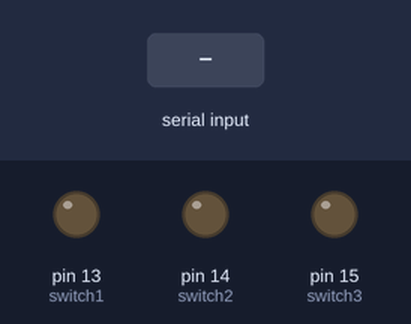
The sketch below on a simulated Arduino Uno, built with avr-gcc and run on an emulated ATmega328P. Parts: output pins drawn as LEDs (lit = HIGH). The inputs (shaded band) are chosen by the test bench.

Above: at 1.2 s.
1.3 s: byte 1 (1) received over Serial
At 2.3 s:
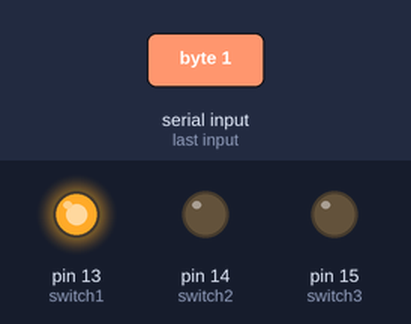
2.8 s: byte 3 (3) received over Serial
At 3.5 s:
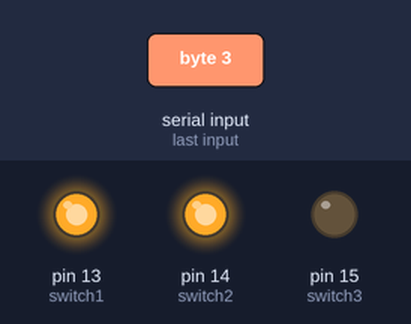
4.3 s: byte 2 (2) received over Serial
At 4.6 s:
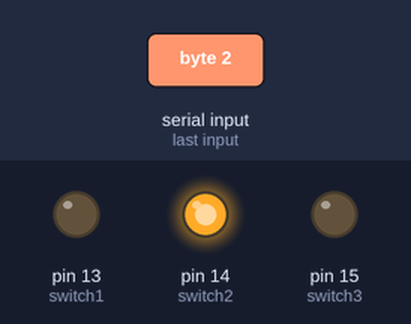
5.8 s: byte 5 (5) received over Serial
At 7.0 s:
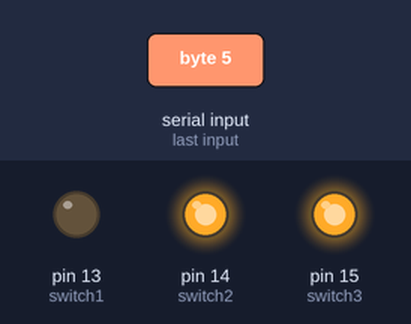
7.3 s: byte 4 (4) received over Serial
At 8.1 s:
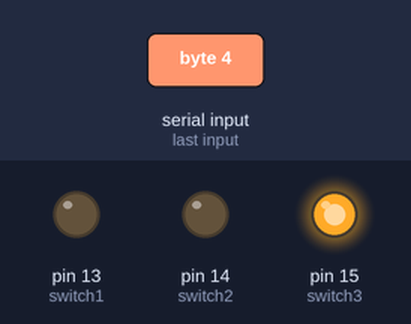
8.8 s: byte 1 (1) received over Serial
At 9.3 s:
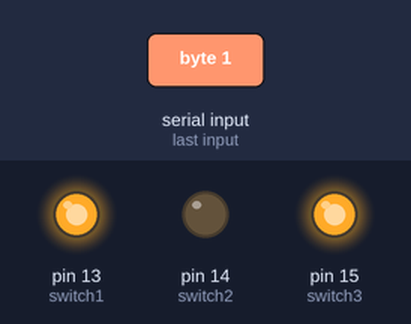
Timing chart, 0 to 11.3 s (numbered marks = the images above; inputs shaded):
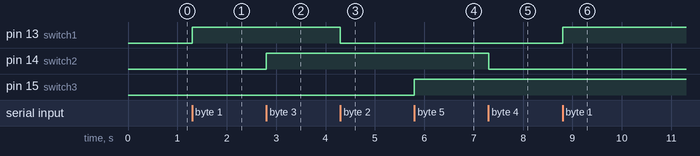

Measured:
- after the input at 1.3 s, pin 13 (switch1): LOW → HIGH at once
- after the input at 2.8 s, pin 14 (switch2): LOW → HIGH at once
- after the input at 4.3 s, pin 13 (switch1): HIGH → LOW at once
- after the input at 5.8 s, pin 15 (switch3): LOW → HIGH at once
- after the input at 7.3 s, pin 14 (switch2): HIGH → LOW at once
- after the input at 8.8 s, pin 13 (switch1): LOW → HIGH at once

The sketch:

home_automation_1.ino
```cpp
#include <SoftwareSerial.h>

int switch1 = 13;
int switch2 = 14;
int switch3 = 15;


void setup()
{ pinMode(switch1,OUTPUT);
pinMode(switch2,OUTPUT);
pinMode(switch3,OUTPUT);
  //Setup usb serial connection to computer
  Serial.begin(9600);
  //int status = 0;

}

void loop()
{
  int status = 0;
  //Read from bluetooth and write to usb serial


  if(Serial.available()>0) {
    status = Serial.read();
    switch(status) {
      case 1:
      digitalWrite(switch1,HIGH);
      break;
      case 2:
      digitalWrite(switch1,LOW);
      break;
      case 3:
      digitalWrite(switch2,HIGH);
      break;
      case 4:
      digitalWrite(switch2,LOW);
      break;
      case 5:
      digitalWrite(switch3,HIGH);
      break;
      case 6:
      digitalWrite(switch3,LOW);
      break;
    }
  }

}
```
